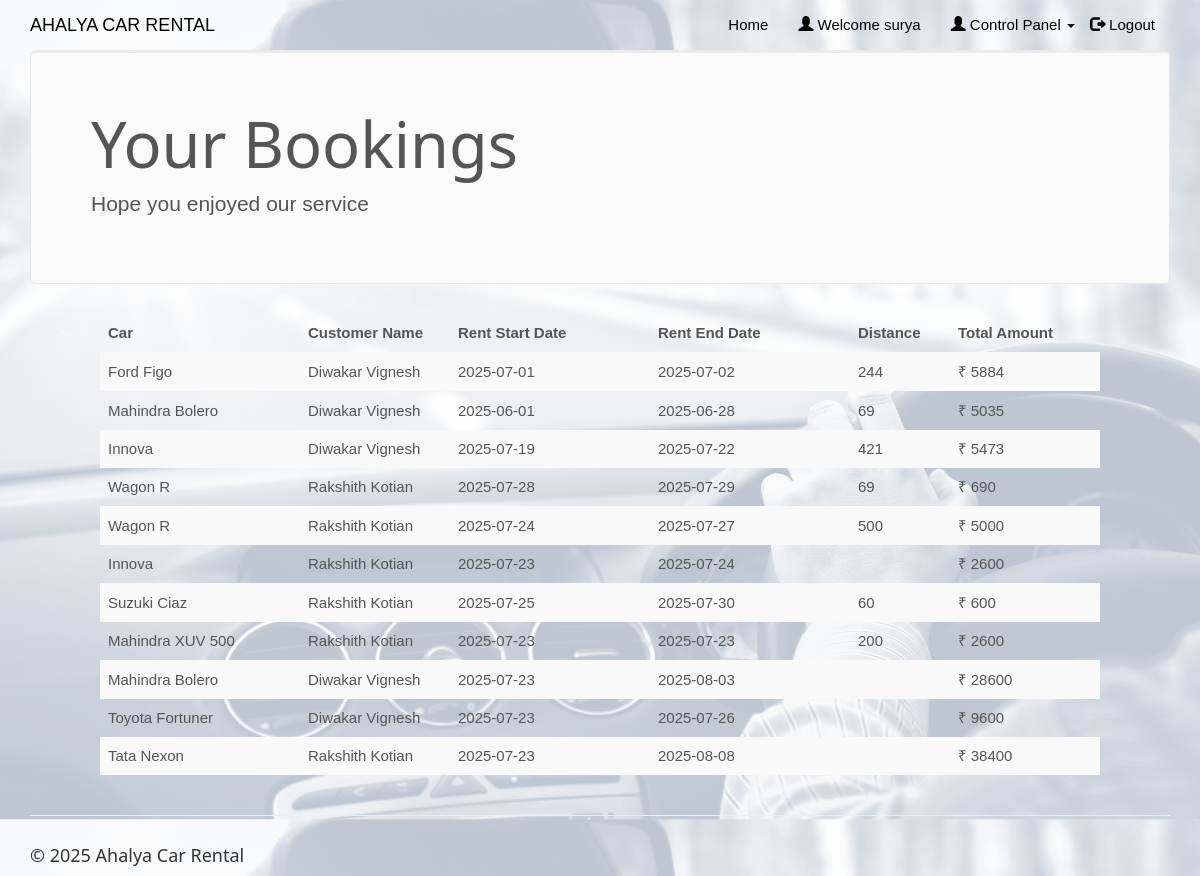
/clientview.php (signed in), run on the app's committed database.
### tables this page shows
CREATE TABLE `rentedcars` (
  `id` int(100) NOT NULL,
  `customer_username` varchar(50) NOT NULL,
  `car_id` int(20) NOT NULL,
  `driver_id` int(20) NOT NULL,
  `booking_date` date NOT NULL,
  `rent_start_date` date NOT NULL,
  `rent_end_date` date NOT NULL,
  `car_return_date` date DEFAULT NULL,
  `fare` double NOT NULL,
  `charge_type` varchar(25) NOT NULL DEFAULT 'days',
  `distance` double DEFAULT NULL,
  `no_of_days` int(50) DEFAULT NULL,
  `total_amount` double DEFAULT NULL,
  `return_status` varchar(10) NOT NULL
);

CREATE TABLE `cars` (
  `car_id` int(20) NOT NULL,
  `car_name` varchar(50) NOT NULL,
  `car_nameplate` varchar(50) NOT NULL,
  `car_img` varchar(50) DEFAULT 'NA',
  `ac_price` float NOT NULL,
  `non_ac_price` float NOT NULL,
  `ac_price_per_day` float NOT NULL,
  `non_ac_price_per_day` float NOT NULL,
  `car_availability` varchar(10) NOT NULL
);

CREATE TABLE `customers` (
  `customer_username` varchar(50) NOT NULL,
  `customer_name` varchar(50) NOT NULL,
  `customer_phone` varchar(15) NOT NULL,
  `customer_email` varchar(25) NOT NULL,
  `customer_address` varchar(50) NOT NULL,
  `customer_password` varchar(20) NOT NULL
);

### clientview.php (the view, shortened to what this page needs)
<!DOCTYPE html>
<html>
<?php
$conn = Connect();
?>
<head>
<link rel="stylesheet" href="assets/bootstrap/css/bootstrap.min.css">
<link rel="stylesheet" href="assets/fonts/font-awesome.min.css">
<link rel="stylesheet" href="assets/w3css/w3.css">
<link rel="stylesheet" type="text/css" href="assets/css/customerlogin.css">
<link rel="stylesheet" type="text/css" media="screen" href="assets/css/clientpage.css" />
</head>
<body id="page-top" data-spy="scroll" data-target=".navbar-fixed-top">
    <nav class="navbar navbar-custom navbar-fixed-top" role="navigation" style="color: black">
        <div class="container">
            <div class="navbar-header">
                <a class="navbar-brand page-scroll" href="index.php">
                   AHALYA CAR RENTAL </a>
            </div>
            <?php
                if(isset($_SESSION['login_client'])){
            ?>
            <div class="collapse navbar-collapse navbar-right navbar-main-collapse">
                <ul class="nav navbar-nav">
                    <li>
                        <a href="index.php">Home</a>
                    </li>
                    <li>
                        <a href="#"><span class="glyphicon glyphicon-user"></span> Welcome <?php echo $_SESSION['login_client']; ?></a>
                    </li>
                    <li>
                    <ul class="nav navbar-nav navbar-right">
            <li><a href="#" class="dropdown-toggle active" data-toggle="dropdown" role="button" aria-haspopup="true" aria-expanded="false"><span class="glyphicon glyphicon-user"></span> Control Panel <span class="caret"></span> </a>
            </li>
          </ul>
                    </li>
                    <li>
                        <a href="logout.php"><span class="glyphicon glyphicon-log-out"></span> Logout</a>
                    </li>
                </ul>
            </div>
            <?php
                }
                ?>
        </div>
    </nav>
<?php $login_client = $_SESSION['login_client'];
    $sql1 = "SELECT * FROM rentedcars rc, clientcars cc, customers c, cars WHERE cc.client_username = '$login_client' AND cc.car_id = rc.car_id AND rc.return_status = 'R' AND c.customer_username = rc.customer_username AND cc.car_id = cars.car_id";
    $result1 = $conn->query($sql1);
    if (mysqli_num_rows($result1) > 0) {
?>
<div class="container">
      <div class="jumbotron">
        <h1>Your Bookings</h1>
        <p> Hope you enjoyed our service </p>
      </div>
    </div>
    <div class="table-responsive" style="padding-left: 100px; padding-right: 100px;" >
<table class="table table-striped">
  <thead class="thead-dark">
<tr>
<th width="20%">Car</th>
<th width="15%">Customer Name</th>
<th width="20%">Rent Start Date</th>
<th width="20%">Rent End Date</th>
<th width="10%">Distance</th>
<th width="15%">Total Amount</th>
</tr>
</thead>
<?php
        while($row = mysqli_fetch_assoc($result1)) {
?>
<tr>
<td><?php echo $row["car_name"]; ?></td>
<td><?php echo $row["customer_name"]; ?></td>
<td><?php echo $row["rent_start_date"] ?></td>
<td><?php echo $row["rent_end_date"]; ?></td>
<td><?php echo $row["distance"]; ?></td>
<td>&#8377; <?php echo $row["total_amount"]; ?></td>
</tr>
<?php        } ?>
                </table>
                </div>
            <?php
        } ?>
</body>
<footer class="site-footer">
        <div class="container">
            <hr>
            <div class="row">
                <div class="col-sm-6">
                    <h5>© 2025 Ahalya Car Rental</h5>
                </div>
            </div>
        </div>
    </footer>
</html>

### assets/w3css/w3.css (style rules this page uses)
*,*:before,*:after { box-sizing:inherit }
html { -ms-text-size-adjust:100%;-webkit-text-size-adjust:100% }
body { margin:0 }
article,aside,details,figcaption,figure,footer,header,main,menu,nav,section,summary { display:block }
a { background-color:transparent;-webkit-text-decoration-skip:objects }
hr { box-sizing:content-box;height:0;overflow:visible }
html,body { font-family:Verdana,sans-serif;font-size:15px;line-height:1.5 }
html { overflow-x:hidden }
h1 { font-size:36px }
h5 { font-size:18px }
h1,h2,h3,h4,h5,h6 { font-family:"Segoe UI",Arial,sans-serif;font-weight:400;margin:10px 0 }
hr { border:0;border-top:1px solid #eee;margin:20px 0 }
a { color:inherit }

### assets/css/customerlogin.css (style rules this page uses)
body, html { height: 100%; }
body { padding-top: 50px; background: url("../../assets/img/forcustomer.png"); background-size: 100%; }
footer { display: block; }

### data on the page
rentedcars: car.car_name "Ford Figo", customer_username.customer_name "Diwakar Vignesh", rent_start_date "2025-07-01", rent_end_date "2025-07-02", distance "244", total_amount "5884"
rentedcars: car.car_name "Mahindra Bolero", customer_username.customer_name "Diwakar Vignesh", rent_start_date "2025-06-01", rent_end_date "2025-06-28", distance "69", total_amount "5035"
rentedcars: car.car_name "Innova", customer_username.customer_name "Diwakar Vignesh", rent_start_date "2025-07-19", rent_end_date "2025-07-22", distance "421", total_amount "5473"
rentedcars: car.car_name "Wagon R", customer_username.customer_name "Rakshith Kotian", rent_start_date "2025-07-28", rent_end_date "2025-07-29", distance "69", total_amount "690"
rentedcars: car.car_name "Wagon R", customer_username.customer_name "Rakshith Kotian", rent_start_date "2025-07-24", rent_end_date "2025-07-27", distance "500", total_amount "5000"
rentedcars: car.car_name "Innova", customer_username.customer_name "Rakshith Kotian", rent_start_date "2025-07-23", rent_end_date "2025-07-24", total_amount "2600"
rentedcars: car.car_name "Suzuki Ciaz", customer_username.customer_name "Rakshith Kotian", rent_start_date "2025-07-25", rent_end_date "2025-07-30", distance "60", total_amount "600"
rentedcars: car.car_name "Mahindra XUV 500", customer_username.customer_name "Rakshith Kotian", rent_start_date "2025-07-23", rent_end_date "2025-07-23", distance "200", total_amount "2600"
rentedcars: car.car_name "Mahindra Bolero", customer_username.customer_name "Diwakar Vignesh", rent_start_date "2025-07-23", rent_end_date "2025-08-03", total_amount "28600"
rentedcars: car.car_name "Toyota Fortuner", customer_username.customer_name "Diwakar Vignesh", rent_start_date "2025-07-23", rent_end_date "2025-07-26", total_amount "9600"
rentedcars: car.car_name "Tata Nexon", customer_username.customer_name "Rakshith Kotian", rent_start_date "2025-07-23", rent_end_date "2025-08-08", total_amount "38400"

### other printed values
$_SESSION['login_client'] "surya"
